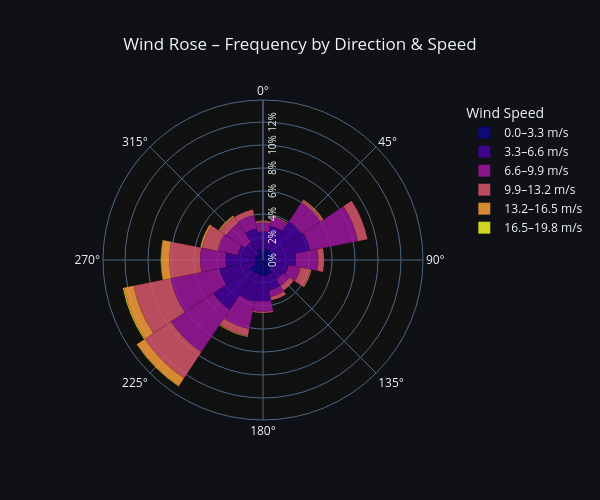

Notebook code for this chart:
### Code cell
loc.plot_wind_rose().show()

### Figure 1 — Plotly figure (JSON) as saved in the notebook; plotly's stock layout.template omitted (floating-point values rounded to 4 significant figures)
{"data": [{"marker": {"color": "#0d0887", "line": {"color": "rgba(0,0,0,0.15)", "width": 0.5}}, "name": "0.0–3.3 m/s", "opacity": 0.85, "r": [0.6507, 0.9817, 0.9932, 1.016, 0.9475, 1.073, 0.9475, 1.324, 1.393, 1.29, 1.324, 0.742, 0.6621, 0.7078, 0.6393, 0.9703], "theta": [0.0, 22.5, 45.0, 67.5, 90.0, 112.5, 135.0, 157.5, 180.0, 202.5, 225.0, 247.5, 270.0, 292.5, 315.0, 337.5], "type": "barpolar", "width": 22.5}, {"marker": {"color": "#46039f", "line": {"color": "rgba(0,0,0,0.15)", "width": 0.5}}, "name": "3.3–6.6 m/s", "opacity": 0.85, "r": [1.838, 2.066, 3.071, 3.174, 1.906, 1.199, 1.13, 1.381, 2.203, 2.397, 3.87, 3.116, 2.591, 1.53, 1.244, 1.815], "theta": [0.0, 22.5, 45.0, 67.5, 90.0, 112.5, 135.0, 157.5, 180.0, 202.5, 225.0, 247.5, 270.0, 292.5, 315.0, 337.5], "type": "barpolar", "width": 22.5}, {"marker": {"color": "#9c179e", "line": {"color": "rgba(0,0,0,0.15)", "width": 0.5}}, "name": "6.6–9.9 m/s", "opacity": 0.85, "r": [0.7648, 0.7534, 1.963, 4.224, 1.963, 1.062, 0.6735, 0.5708, 0.9018, 2.42, 4.441, 4.326, 2.215, 1.792, 1.975, 1.21], "theta": [0.0, 22.5, 45.0, 67.5, 90.0, 112.5, 135.0, 157.5, 180.0, 202.5, 225.0, 247.5, 270.0, 292.5, 315.0, 337.5], "type": "barpolar", "width": 22.5}, {"marker": {"color": "#d8576b", "line": {"color": "rgba(0,0,0,0.15)", "width": 0.5}}, "name": "9.9–13.2 m/s", "opacity": 0.85, "r": [0.1598, 0.07991, 0.2169, 0.8562, 0.5023, 0.8676, 0.468, 0.3196, 0.1027, 0.6507, 2.728, 3.288, 2.671, 1.381, 0.6735, 0.4795], "theta": [0.0, 22.5, 45.0, 67.5, 90.0, 112.5, 135.0, 157.5, 180.0, 202.5, 225.0, 247.5, 270.0, 292.5, 315.0, 337.5], "type": "barpolar", "width": 22.5}, {"marker": {"color": "#fb9f3a", "line": {"color": "rgba(0,0,0,0.15)", "width": 0.5}}, "name": "13.2–16.5 m/s", "opacity": 0.85, "r": [0.01142, 0, 0.07991, 0, 0, 0.07991, 0, 0, 0, 0.04566, 0.8333, 0.879, 0.742, 0.1598, 0.1027, 0], "theta": [0.0, 22.5, 45.0, 67.5, 90.0, 112.5, 135.0, 157.5, 180.0, 202.5, 225.0, 247.5, 270.0, 292.5, 315.0, 337.5], "type": "barpolar", "width": 22.5}, {"marker": {"color": "#f0f921", "line": {"color": "rgba(0,0,0,0.15)", "width": 0.5}}, "name": "16.5–19.8 m/s", "opacity": 0.85, "r": [0, 0, 0, 0, 0, 0, 0, 0, 0, 0.03425, 0.02283, 0.07991, 0.02283, 0, 0.01142, 0], "theta": [0.0, 22.5, 45.0, 67.5, 90.0, 112.5, 135.0, 157.5, 180.0, 202.5, 225.0, 247.5, 270.0, 292.5, 315.0, 337.5], "type": "barpolar", "width": 22.5}], "layout": {"height": 500, "legend": {"title": {"text": "Wind Speed"}, "x": 1.05}, "paper_bgcolor": "#0f1117", "plot_bgcolor": "#0f1117", "polar": {"angularaxis": {"direction": "clockwise", "rotation": 90}, "radialaxis": {"angle": 90, "tickfont": {"size": 10}, "ticksuffix": "%"}}, "title": {"text": "Wind Rose – Frequency by Direction & Speed", "x": 0.5}, "width": 600}}
